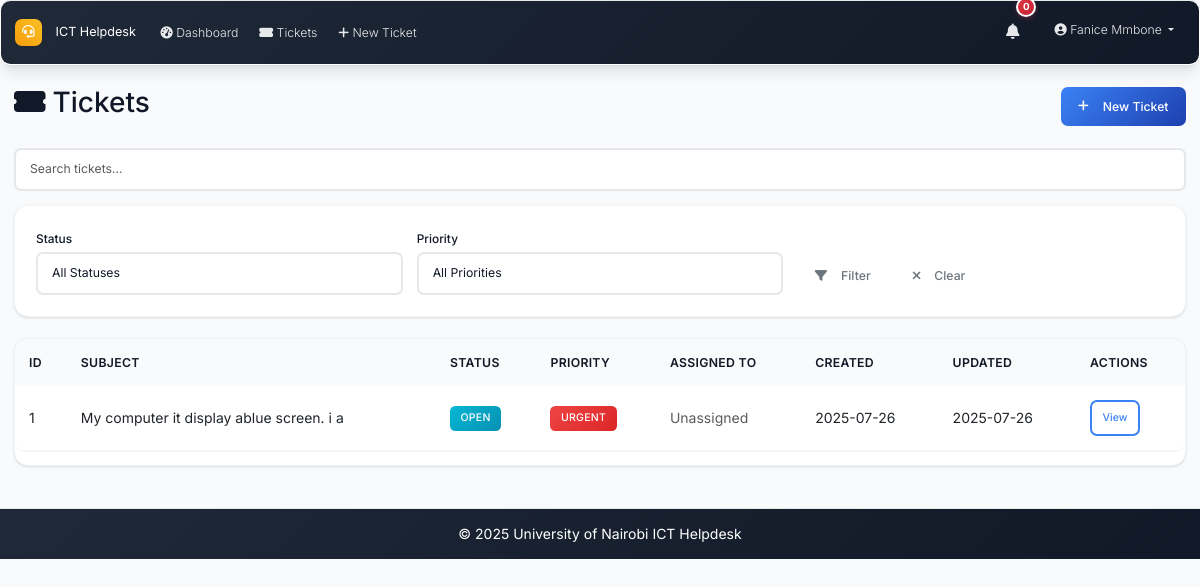
/tickets (signed in), run on an earlier commit of the app's database.
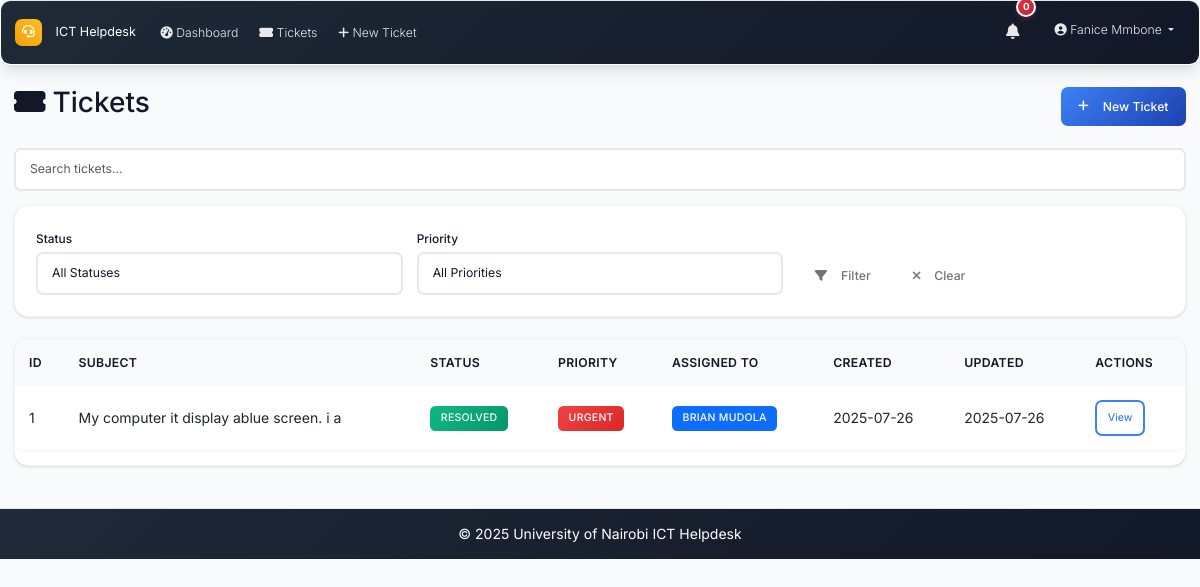
And on a later commit of the database.
### models.py (models this page shows, shortened)
class User(UserMixin, db.Model):
    id = db.Column(db.Integer, primary_key=True)
    username = db.Column(db.String(64), unique=True, nullable=False)
    email = db.Column(db.String(120), unique=True, nullable=False)
    password_hash = db.Column(db.String(256), nullable=False)
    full_name = db.Column(db.String(100), nullable=False)
    role = db.Column(db.String(20), nullable=False, default='user')  # admin, intern, user
    created_at = db.Column(db.DateTime, default=datetime.utcnow)
    is_active = db.Column(db.Boolean, default=True)
    is_verified = db.Column(db.Boolean, default=False)
    verification_token = db.Column(db.String(128), nullable=True)
    phone_number = db.Column(db.String(20), nullable=True)
    is_approved = db.Column(db.Boolean, default=False)
    approved_by_id = db.Column(db.Integer, db.ForeignKey('user.id'), nullable=True)
    approved_at = db.Column(db.DateTime, nullable=True)
    tickets_created = db.relationship('Ticket', foreign_keys='Ticket.created_by_id', backref='creator', lazy='dynamic')
    assigned_tickets = db.relationship('Ticket', secondary='ticket_assignees', back_populates='assignees', lazy='selectin')
    comments = db.relationship('Comment', backref='author', lazy='dynamic')

class Ticket(db.Model):
    id = db.Column(db.Integer, primary_key=True)
    location = db.Column(db.String(200), nullable=False)
    description = db.Column(Text, nullable=False)
    status = db.Column(db.String(20), nullable=False, default='open')  # open, in_progress, resolved, closed
    priority = db.Column(db.String(20), nullable=False, default='medium')  # low, medium, high, urgent
    created_at = db.Column(db.DateTime, default=datetime.utcnow)
    updated_at = db.Column(db.DateTime, default=datetime.utcnow, onupdate=datetime.utcnow)
    closed_at = db.Column(db.DateTime)
    closed_by_id = db.Column(db.Integer, db.ForeignKey('user.id'), nullable=True)
    due_date = db.Column(db.DateTime, nullable=True)
    created_by_id = db.Column(db.Integer, db.ForeignKey('user.id'), nullable=True)
    category_id = db.Column(db.Integer, db.ForeignKey('category.id'))
    comments = db.relationship('Comment', backref='ticket', lazy='dynamic', cascade='all, delete-orphan')
    attachments = db.relationship('Attachment', backref='ticket', lazy='dynamic', cascade='all, delete-orphan')
    assignees = db.relationship('User', secondary=ticket_assignees, back_populates='assigned_tickets', lazy='selectin')
    closed_by = db.relationship('User', foreign_keys=[closed_by_id], backref='closed_tickets')

### routes.py (the view)
@app.route('/tickets')
@login_required
def tickets_list():
    page = request.args.get('page', 1, type=int)
    status_filter = request.args.get('status', '')
    priority_filter = request.args.get('priority', '')
    query = Ticket.query
    if current_user.role == 'user':
        query = query.filter_by(created_by_id=current_user.id)
    elif current_user.role == 'intern':
        if status_filter == 'assigned':
            query = query.filter(Ticket.assignees.any(id=current_user.id))
            status_filter = ''  # Clear status filter since we're showing all assigned tickets
        else:
            query = query.filter(Ticket.assignees.any(id=current_user.id))
    if status_filter:
        query = query.filter_by(status=status_filter)
    if priority_filter:
        query = query.filter_by(priority=priority_filter)
    tickets = query.order_by(desc(Ticket.created_at)).paginate(
        page=page, per_page=10, error_out=False
    )
    return render_template('tickets_list.html', tickets=tickets, status_filter=status_filter, priority_filter=priority_filter)

### app.py (called while the page is built)
@login_manager.user_loader
def load_user(user_id):
    from models import User
    return User.query.get(int(user_id))

@app.context_processor
def inject_now():
    return {'now': datetime.utcnow}

### routes.py (called while the page is built)
@app.context_processor
def inject_datetime():
    return dict(datetime=datetime)

### templates/tickets_list.html (shortened to what this page needs)
{% extends "base.html" %}
{% block content %}
<div class="d-flex justify-content-between align-items-center mb-4">
    <h2><i class="fas fa-ticket-alt me-2"></i>Tickets</h2>
    <a href="{{ url_for('new_ticket') }}" class="btn btn-primary">
        <i class="fas fa-plus me-2"></i>New Ticket
    </a>
</div>
<div class="mb-3">
    <input type="text" id="ticket-search" class="form-control" placeholder="Search tickets...">
</div>
<div class="card mb-4">
    <div class="card-body">
        <form method="GET" class="row g-3">
            <div class="col-md-4">
                <label class="form-label">Status</label>
                <select name="status" class="form-control">
                    <option value="">All Statuses</option>
                </select>
            </div>
            <div class="col-md-4">
                <label class="form-label">Priority</label>
                <select name="priority" class="form-control">
                    <option value="">All Priorities</option>
                </select>
            </div>
            <div class="col-md-4 d-flex align-items-end">
                <button type="submit" class="btn btn-outline-secondary me-2">
                    <i class="fas fa-filter me-2"></i>Filter
                </button>
                <a href="{{ url_for('tickets_list') }}" class="btn btn-outline-secondary">
                    <i class="fas fa-times me-2"></i>Clear
                </a>
            </div>
        </form>
    </div>
</div>
<div class="card">
    <div class="table-responsive">
        <table class="table" id="tickets-table">
            <thead>
                <tr>
                    <th>ID</th>
                    <th>Subject</th>
                    <th>Status</th>
                    <th>Priority</th>
                    <th>Assigned To</th>
                    <th>Created</th>
                    <th>Updated</th>
                    <th>Actions</th>
                </tr>
            </thead>
            <tbody>
                {% for ticket in tickets.items %}
                <tr>
                    <td>{{ ticket.id }}</td>
                    <td>{{ ticket.title or ticket.description[:40] }}</td>
                    <td><span class="badge badge-status-{{ ticket.status|replace(' ', '_') }}">{{ ticket.status.title() }}</span></td>
                    <td><span class="badge priority-{{ ticket.priority }}">{{ ticket.priority.title() }}</span></td>
                    <td>
                        {% if ticket.assignees|length > 0 %}
                            {% for user in ticket.assignees %}
                                <span class="badge bg-primary">{{ user.full_name }}</span>{% if not loop.last %} {% endif %}
                            {% endfor %}
                        {% else %}
                            <span class="text-muted">Unassigned</span>
                        {% endif %}
                    </td>
                    <td>{{ ticket.created_at.strftime('%Y-%m-%d') }}</td>
                    <td>{{ ticket.updated_at.strftime('%Y-%m-%d') }}</td>
                    <td>
                        <a href="{{ url_for('ticket_detail', id=ticket.id) }}" class="btn btn-sm btn-outline-primary">View</a>
                    </td>
                </tr>
                {% endfor %}
            </tbody>
        </table>
    </div>
</div>
{% endblock %}

### templates/base.html (shortened to what this page needs)
<!DOCTYPE html>
<html lang="en">
<head>
    <link href="https://cdn.jsdelivr.net/npm/bootstrap@5.3.0/dist/css/bootstrap.min.css" rel="stylesheet">
    <link href="https://cdnjs.cloudflare.com/ajax/libs/font-awesome/6.0.0/css/all.min.css" rel="stylesheet">
    <link href="{{ url_for('static', filename='css/custom.css') }}" rel="stylesheet">
</head>
<body>
    <nav class="navbar navbar-expand-lg navbar-dark footer-sky">
        <div class="container-fluid px-3">
            <a class="navbar-brand" href="{{ url_for('index') }}">
                <i class="fas fa-headset me-2"></i>ICT Helpdesk
            </a>
            <div class="collapse navbar-collapse" id="navbarNav">
                <ul class="navbar-nav me-auto mb-2 mb-lg-0">
                    {% if current_user.is_authenticated %}
                    <li class="nav-item">
                        <a class="nav-link" href="{{ url_for('dashboard') }}">
                            <i class="fas fa-tachometer-alt me-1"></i>Dashboard
                        </a>
                    </li>
                    <li class="nav-item">
                        <a class="nav-link" href="{{ url_for('tickets_list') }}">
                            <i class="fas fa-ticket-alt me-1"></i>Tickets
                        </a>
                    </li>
                    <li class="nav-item">
                        <a class="nav-link" href="{{ url_for('new_ticket') }}">
                            <i class="fas fa-plus me-1"></i>New Ticket
                        </a>
                    </li>
                    {% endif %}
                </ul>
                <ul class="navbar-nav ms-auto mb-2 mb-lg-0">
                    {% if current_user.is_authenticated %}
                    <li class="nav-item dropdown me-3">
                        <a class="nav-link position-relative" href="#" id="notificationsDropdown" role="button"
                           data-bs-toggle="dropdown" aria-expanded="false">
                            <i class="fas fa-bell"></i>
                            <span id="notification-badge" class="position-absolute top-0 start-100 translate-middle badge rounded-pill bg-danger" style="display: none;">
                                0
                            </span>
                        </a>
                    </li>
                    <li class="nav-item dropdown">
                        <a class="nav-link dropdown-toggle" href="#" id="navbarDropdown" role="button" data-bs-toggle="dropdown" aria-expanded="false">
                            <i class="fas fa-user-circle me-1"></i>{{ current_user.full_name }}
                        </a>
                    </li>
                    {% endif %}
                </ul>
            </div>
        </div>
    </nav>
    <main class="container-fluid my-4 px-3">
        {% block content %}{% endblock %}
    </main>
    <footer class="footer-sky py-3 mt-5">
        <div class="container text-center">
            <span>&copy; {{ datetime.utcnow().year }} University of Nairobi ICT Helpdesk</span>
        </div>
    </footer>
</body>
</html>

What changed in the data, as far as the page shows it:
changed Ticket "My computer it display ablue screen. i a": gains User (full_name "BRIAN MUDOLA"); status "OPEN" → "RESOLVED"; no longer shows "Unassigned"
